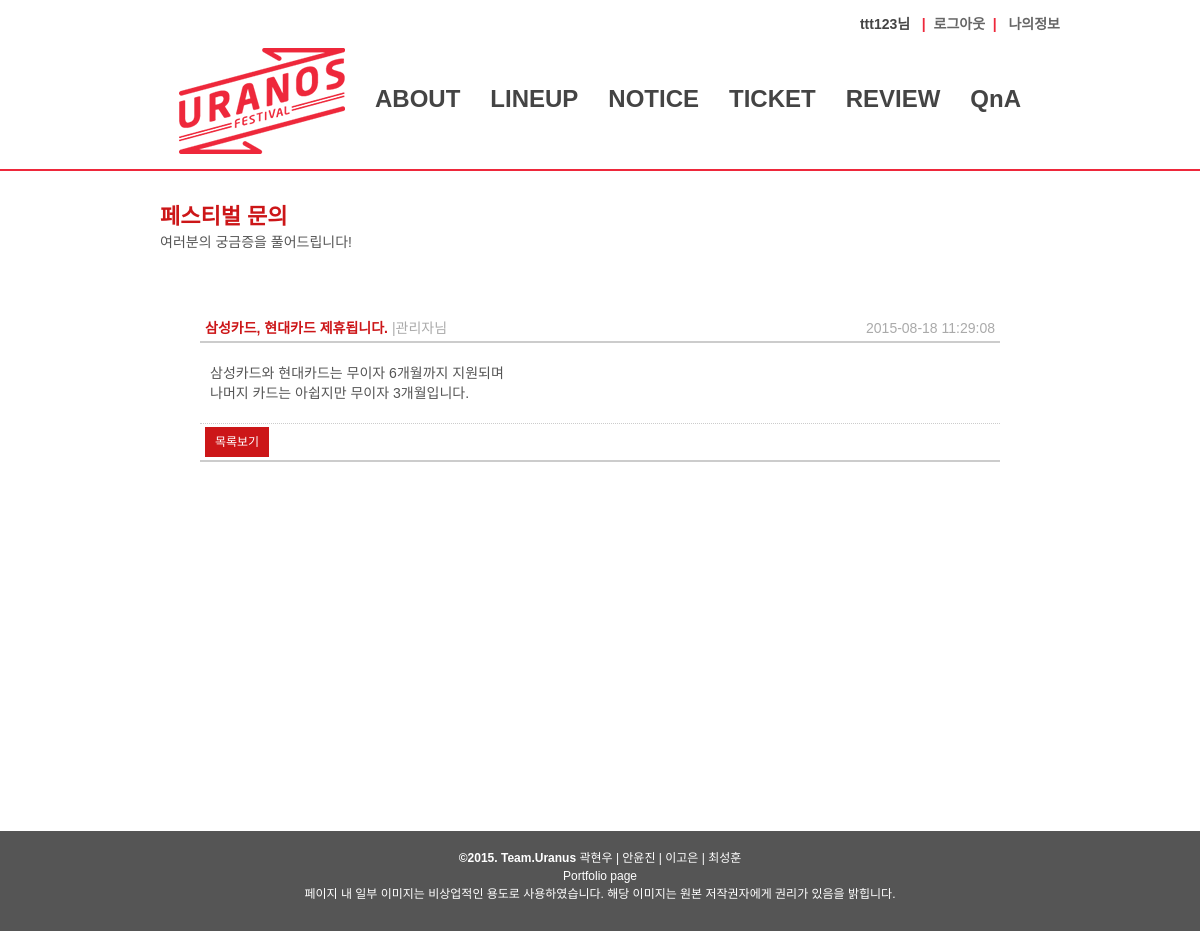
Screenshot of /qna/re_view.php?no=28&page=1 (signed in) with the database file from the repository.
### tables this page shows
CREATE TABLE IF NOT EXISTS `re_qna` (
  `no` int(11) NOT NULL AUTO_INCREMENT,
  `parent` varchar(15) NOT NULL,
  `id` varchar(15) NOT NULL,
  `password` varchar(100) NOT NULL,
  `name` varchar(10) NOT NULL,
  `subject` varchar(100) NOT NULL,
  `content` text NOT NULL,
  `date` datetime DEFAULT NULL,
  PRIMARY KEY (`no`)
);

### qna/re_view.php (the view, shortened to what this page needs)
<?php
$page = $_GET[page];
 include "../lib/conn.php";
  $no = $_GET['no'];
  $sql = 'select * from re_qna where no = "'.$no.'"';
  $result = mysql_query($sql,$connect);
  $row=mysql_fetch_array($result);
  $name = $row[name];
  $subject = $row[subject];
  $content = $row[content];
  $date = $row[date];
?>
<!DOCTYPE html>
<html>
<head>
  <link rel="stylesheet" type="text/css" href="../css/common.css">
  <link rel="stylesheet" type="text/css" href="../css/qna_re_view.css">
</head>
<body>
  <div id="wraper">
    <header>
	<nav>
      <?php include "../lib/top_login2.php"; ?>
      <?php include "../lib/top_menu2.php"; ?>
    </nav>
	</header>
    <section>
		<h2>페스티벌 문의</h2>
    <h3>여러분의 궁금증을 풀어드립니다!</h3><br/><br/>
		<br/><br/>
		<div class="con_info">
			<div class="width_long"><p class="title_info"><?php echo $subject ?></p><p class="title_sub">&nbsp;|<?php echo $name ?>님</p></div><div class="width_shot"><p class="title_sub"><?php echo $date ?></p></div>
		</div>
		<div class="content">
			<?php echo nl2br($content) ?>
		</div>
		<div class="con_info">
			<div class="width_long"><input type="button" onClick="location.href='./list.php?page=<?=$page?>'" value="목록보기"/></div><div class="width_shot"></div>
		</div>
    </section>
    <footer>
        <?php include "../lib/footer.php"; ?>
    </footer>
  </div>
</body>
</html>

### css/common.css (style rules this page uses)
html, body, div, span, object, iframe, h1, h2, h3, h4, h5, h6, p, blockquote, pre, abbr, address, cite, code, del, dfn, em, img, ins, kbd, q, samp, small, strong, sub, sup, var, b, i, dl, dt, dd, ol, ul, li, fieldset, form, label, legend, table, caption, tbody, tfoot, thead, tr, th, td, article, aside, canvas, details, figcaption, figure, footer, header, hgroup, menu, nav, section, summary, time, mark, audio, video { margin:0; padding:0; border:0; outline:0; font-size:100%; vertical-align:baseline; background:transparent; }
body { line-height:1; }
article,aside,details,figcaption,figure, footer,header,hgroup,menu,nav,section { display:block; }
input, select { vertical-align:middle; }
body { background:#ffffff; font-family: '나눔고딕',NanumGothic, Dotum, '돋움', sans-serif; max-width:100%; width:100%; }
section { width:880px; min-height:600px; padding: 30px 50px; background: #ffffff; height:100%; margin: 0 auto; }
header { max-width:100%; width:100%; text-align:center; border-bottom:2px solid #ee283b; }
nav { display:inline-block; max-width:920px; width:920px; padding: 15px 0; }
footer { width: 100%; height:100px; background: #555555; }

### css/qna_re_view.css (style rules this page uses)
section { width:880px; height: 100%; padding: 30px 50px; background: #ffffff; }
h2 { font-size: 22px; line-height:32px; color:#cc1618; font-weight:600; }
h3 { font-size: 14px; line-height:18px; color:#555555; font-weight:500; }
.con_info { width: 800px; margin: 0 auto; border-bottom: 2px solid #cccccc; }
.width_long { width:590px; display: inline-block; padding:0 5px; }
.width_shot { display: inline-block; width:190px; padding:0 5px; text-align:right; }
.width_long p.title_info { display: inline-block; font-size: 14px; color:#cc1618; line-height: 26px; font-weight:600; }
p.title_sub { display: inline-block; font-size: 14px; color:#aaaaaa; line-height: 26px; }
.content { margin: 0 auto; width:780px; font-size: 14px; padding:20px 10px; color:#555555; line-height: 20px; border-bottom: 1px dotted #cccccc; }
input[type="button"] { cursor: pointer; display: inline-block; margin:3px 0; line-height: 30px; color: #ffffff; text-align: center; font-size: 12px; font-weight:500; border: 0; padding:0 10px; background: #cc1618; }

### rows the page displays
re_qna: subject "삼성카드, 현대카드 제휴됩니다.", name "관리자", date "2015-08-18 11:29:08", content "삼성카드와 현대카드는 무이자 6개월까지 지원되며 나머지 카드는 아쉽지만 무이자 3개월입니다."

### other values shown
$_SESSION['ses_uid'] "ttt123"
